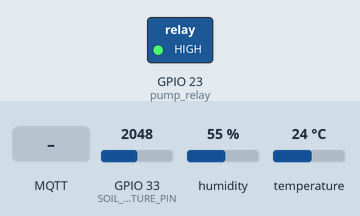
This program was run on a simulated ESP32. Parts: switched loads named in the program (green lamp = pin HIGH). Inputs (shaded band) come from the test bench; at power-on: GPIO 33 (SOIL_MOISTURE_PIN) = 2048, humidity 55 %, temperature 24 °C. WiFi joins after 1.5 s; servers stay silent unless stated; no MQTT or app messages arrive unless stated; what the program prints to the serial monitor is not drawn.

Above: at 3.2 s.
3.3 s: MQTT message "run" arrives on the first subscribed topic
At 7.5 s:
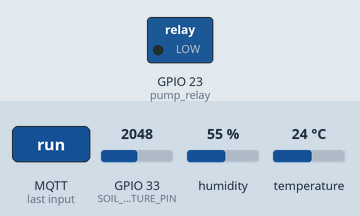
8.5 s: MQTT message "stop" arrives on the first subscribed topic
At 12.3 s:
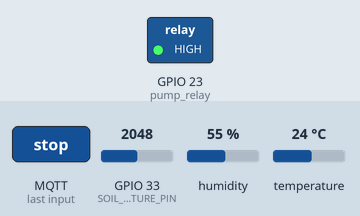
Timing chart, 0 to 13.8 s (numbered marks = the images above; inputs shaded):
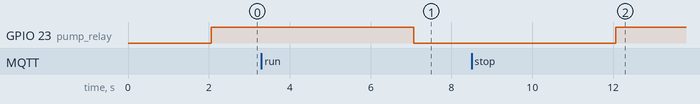

The program:

main.cpp
```cpp
#include <Adafruit_Sensor.h>
#include <Arduino.h>
#include <Wire.h>
#include <LiquidCrystal_I2C.h>
#include <PubSubClient.h>
#include <ArduinoJson.h>
#include <DHT.h>
#include <string.h>
#include "wifi_mqtt.h"
#include "sensor_control.h"


#define JSON_DATA 500
#define pump_relay 23

bool motor_running = false;

void order_callback(char *topic, byte *payload, unsigned int length) {
    String message;
    for (int i = 0; i < length; i++) {
        if (isPrintable(payload[i])) {
            message += (char)payload[i];
        }
    }

    message.trim();

    Serial.print("Received message: ");
    Serial.println(message);

    String motor_topic = "cmd/" + device_id + "/motor";
    const char* motor_topic_cstr = motor_topic.c_str();

    if (strcmp(topic, motor_topic_cstr) == 0) {
        if (message.equals("run")) {
            Serial.println("Motor running");
            digitalWrite(pump_relay, LOW);
            motor_running = true;
        } else if (message.equals("stop")) {
            Serial.println("Motor stopped");
            digitalWrite(pump_relay, HIGH);
            motor_running = false;
        }
    }

}

void setup() {
    Serial.begin(115200);
    mqtt_setup();
    sensor_setup();

    device_id = String(WiFi.macAddress());

    Serial.setDebugOutput(true);
    client.setCallback(order_callback);
    client.subscribe("cmd/device_id/motor");

    pinMode(pump_relay,OUTPUT);

    digitalWrite(pump_relay, HIGH);

    Serial.println(F("DHTxx test!"));
    dht.begin();
}


void loop() {
    mqtt_loop();

    if (!motor_running) {
        char sensor_data[200];
        read_Sensor_Data(sensor_data);
        String connection_device_id = String(WiFi.macAddress());

        StaticJsonDocument<512> doc;
        doc["connection_device_id"] = connection_device_id;
        doc["sensor_data"] = sensor_data;

        char json_object[512];
        size_t length = serializeJson(doc, json_object, sizeof(json_object));

        Serial.println(json_object);
        String data_topic = "data/" + device_id + "/sensor_data";
        const char* data_topic_cstr = data_topic.c_str();
        client.publish(data_topic_cstr, json_object, length);
    }


    delay(5000);

}
```

sensor_control.cpp
```cpp
#include "sensor_control.h"

#define DHT11PIN 16
#define DHT_TYPE DHT11
#define JSON_DATA 500
#define SENSOR_CYCLE_MS 5000
#define SOIL_MOISTURE_PIN 33

unsigned long t1=0;
int soil_moisture_reading=0;
DHT dht(DHT11PIN, DHT_TYPE);


void sensor_setup() {
    dht.begin();
}

void read_Sensor_Data(char* sensor_data) {
    if(millis()-t1 > SENSOR_CYCLE_MS) {
        t1= millis();
        float temperature = dht.readTemperature();
        float humidity = dht.readHumidity();
        soil_moisture_reading = map(analogRead(SOIL_MOISTURE_PIN), 1023, 0, 0, 100);

        StaticJsonDocument<256> tem_doc;
        tem_doc["temper"] = String(temperature, 1);

        char tem_jsondata[JSON_DATA];
        serializeJson(tem_doc, tem_jsondata);


        StaticJsonDocument<256> hum_doc;
        hum_doc["humid"] = String(humidity, 0);

        char hum_jsondata[JSON_DATA];
        serializeJson(hum_doc, hum_jsondata);

        StaticJsonDocument<256> soil_doc;
        soil_doc["soil"] = String(soil_moisture_reading);

        char soil_jsondata[JSON_DATA];
        serializeJson(soil_doc, soil_jsondata);

        strcpy(sensor_data, tem_jsondata);
        strcat(sensor_data, ",");
        strcat(sensor_data, hum_jsondata);
        strcat(sensor_data, ",");
        strcat(sensor_data, soil_jsondata);
    }
}
```

sensor_control.h
```cpp
#ifndef SENSOR_CONTROL_H
#define SENSOR_CONTROL_H

#include <Adafruit_Sensor.h>
#include <DHT.h>
#include <DHT_U.h>
#include <ArduinoJson.h>

#define DHT11PIN 16
#define DHT_TYPE DHT11
#define JSON_DATA 500
#define SENSOR_CYCLE_MS 5000
#define SOIL_MOISTURE_PIN 33

extern unsigned long t1;
extern int soil_moisture_reading;
extern DHT dht;

void sensor_setup();
void read_Sensor_Data(char* sensor_data);

#endif
```

wifi_mqtt.h
```cpp
#include <WiFi.h>
#include <WiFiClient.h>
#include <PubSubClient.h>

#define JSON_DATA 500
#define SENSOR_DATA_TOPIC "data/device_id/sensor_data"
#define REGISTRATION_TOPIC "registration/device_id"  //registration_topic

WiFiClient espClient;
PubSubClient client(espClient);

const char *ssid = "SK_WiFiGIGA4C34_2.4G"; // wiFi Name
const char *password = "1701002144"; // wifi password
const char *mqtt_user = "elice"; //mqtt 브로커 id"
const char *mqtt_pass = "smartfarm"; //mqtt 브로커 password
const char *mqtt_server = "52.79.210.192";  // ip address

String device_id = "";
String motor_topic = "";
const char* MOTOR_ACT_TOPIC = "";


bool received_registration = false;

void check_registration();
void registration_callback(char* topic, byte* payload, unsigned int length);

void device_id_connect() {

  static int reconnect_delay = 1000;

  while (!client.connected()) {
    String connection_device_id = String(WiFi.macAddress());
    if (client.connect(connection_device_id.c_str(),mqtt_user,mqtt_pass)) {
      Serial.println("connected");
      Serial.print("Client ID: ");
      Serial.println(connection_device_id);
      device_id = connection_device_id;
      motor_topic = "cmd/" + device_id + "/motor";
      MOTOR_ACT_TOPIC = motor_topic.c_str();
      Serial.print("Subscribing to topic: ");
      Serial.println(MOTOR_ACT_TOPIC);
      client.subscribe(motor_topic.c_str());
      client.subscribe(REGISTRATION_TOPIC);
      reconnect_delay = 1000;
    } else {
      Serial.println(" try again");
      delay(reconnect_delay);
    }
  }
}

WiFiClient wifiClient;

void mqtt_setup() {
  WiFi.mode(WIFI_STA);
  WiFi.begin(ssid, password);
  while (WiFi.status() != WL_CONNECTED) {
    Serial.println("WiFi connected");
    delay(1000);
  }

  client.setClient(wifiClient);
  client.setServer(mqtt_server, 1883);
  device_id_connect();
}


void mqtt_loop() {
  if (!client.connected()) {
    device_id_connect();
    while (!client.connected()) {
      if (client.connect("ESP32Client", mqtt_user, mqtt_pass)) {
        Serial.println("Connected to MQTT Broker!!");
        check_registration();
      } else {
        Serial.print("Failed to connect to MQTT Broker, state: ");
        Serial.println(client.state());
        delay(1000);
        return;
      }
    }
  }

  Serial.println("Connected to MQTT Broker!");
  client.loop();

}


void wifi_mqtt_publish(char* jsondata) {
  client.publish(SENSOR_DATA_TOPIC, jsondata);
}

void pub_registration() {
  String connect_registration = "Registration request!";
  client.publish(REGISTRATION_TOPIC, connect_registration.c_str());
}

void registration_callback(char* topic, byte* payload, unsigned int length) {
  if (strcmp(topic, REGISTRATION_TOPIC) == 0) {
    received_registration = true;
  }
}

void check_registration() {
  client.setCallback(registration_callback);
  client.subscribe(REGISTRATION_TOPIC);
  int try_registration_count = 0;
  while (try_registration_count < 3) {
    pub_registration();
    delay(1000);

    if (received_registration) {
      Serial.println("Device registered success");
      return;
    } else {
      try_registration_count++;
    }
  }
  Serial.println("Device registration unsuccess");
}
```

Measured:
- after the input at 3.3 s, GPIO 23 (pump_relay): HIGH → LOW after 3.8 s
- after the input at 8.5 s, GPIO 23 (pump_relay): LOW → HIGH after 3.6 s
